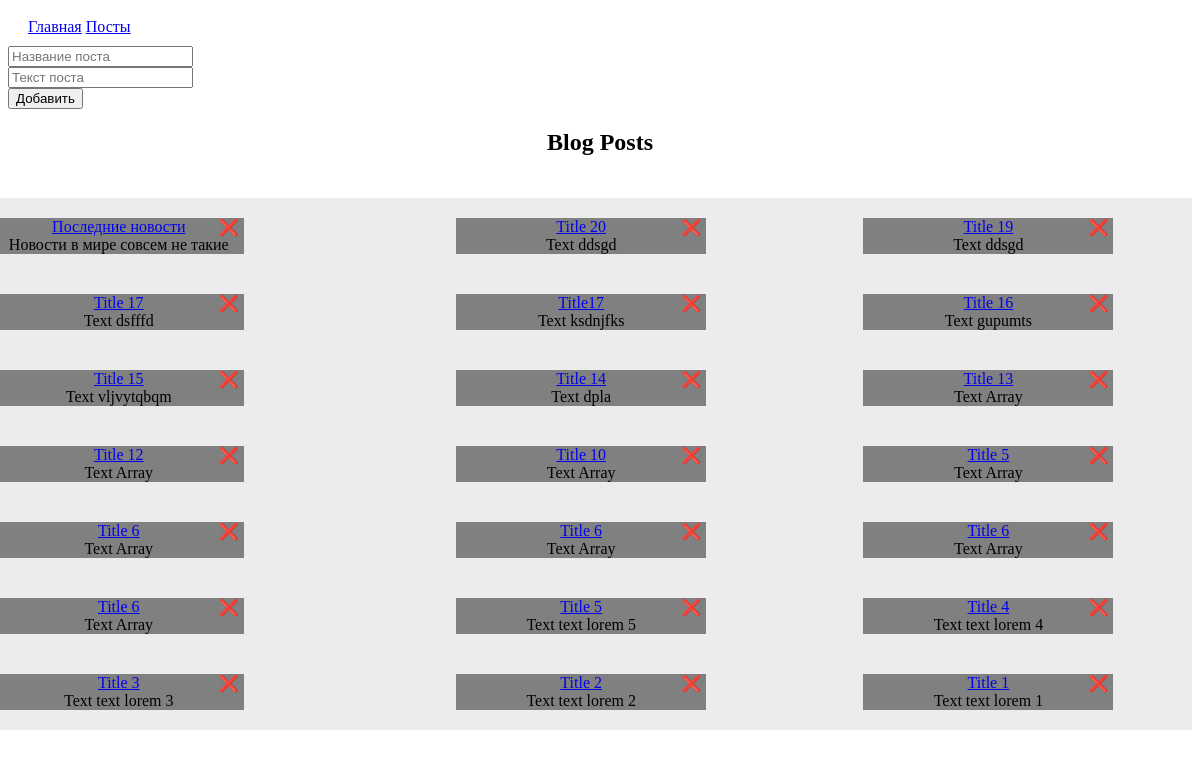
Before: / with the older database file.
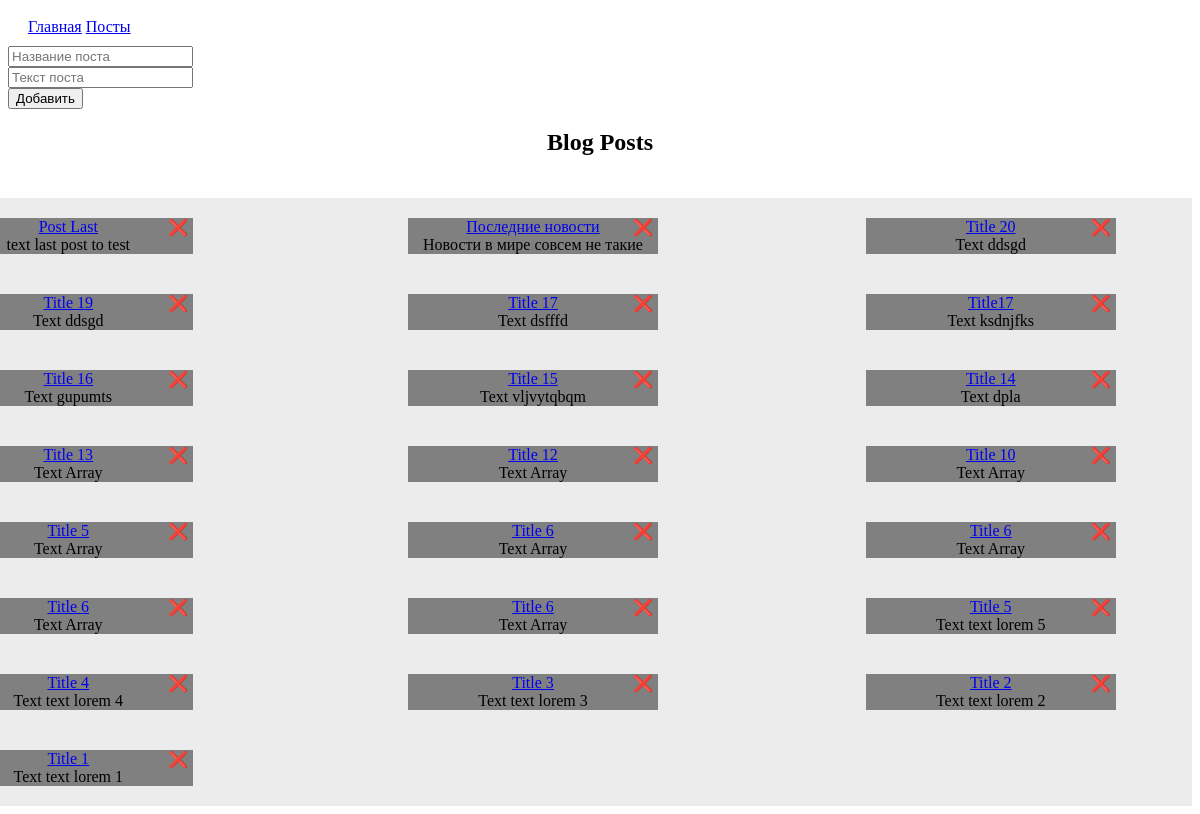
After: the same page with the newer database file.
### tables this page shows
CREATE TABLE `posts` (
	`id` INTEGER  PRIMARY KEY AUTOINCREMENT UNIQUE,
	`title` TEXT NOT NULL,
	`text` TEXT NOT NULL,
	`id_category` INTEGER,
	FOREIGN KEY(`id_category`) REFERENCES `categories`(`id`) ON DELETE RESTRICT);

### src/Model/Post.php (called while the page is built, shortened)
<?php
class Post extends Model
{
    protected static function getTableName():string
    {
        return "posts";
    }
}

### src/Model/DbModel.php (called while the page is built, shortened)
<?php
abstract class DbModel implements IModel
{
    public static function getAll()
    {
        $table = static::getTableName();
        $sql = "SELECT * FROM $table ORDER BY id DESC";
        return DataBase::getInstance()->queryAll($sql);
    }
}

### src/traits/TSingletone.php (called while the page is built, shortened)
<?php
trait TSingletone
{
    private static ?DataBase $instance = null;
    public static function getInstance()
    {
        if (is_null(static::$instance)) {
            static::$instance = new static();
        }
        return static::$instance;
    }
}

### src/core/DataBase.php (called while the page is built, shortened)
<?php
class DataBase
{
    private array $config = [
        'driver' => 'sqlite',
        'host' => 'localhost',
        'login' => '',
        'password' => '',
        'database' => 'database.db'
    ];
    private ?PDO $connection = null;
    private function getConnection(): PDO
    {
        if (is_null($this->connection)) {
            $this->connection = new PDO("{$this->config['driver']}:../{$this->config['database']}");
            $this->connection->setAttribute(PDO::ATTR_DEFAULT_FETCH_MODE, PDO::FETCH_ASSOC);
        }
        return $this->connection;
    }
    private function query(string $sql, array $params = []): PDOStatement
    {
        $pdoStatement = $this->getConnection()->prepare($sql);
        $pdoStatement->execute($params);
        return $pdoStatement;
    }
    public function queryAll($sql): bool|array
    {
        return $this->query($sql)->fetchAll();
    }
}

### src/core/Render.php (called while the page is built, shortened)
<?php
class Render implements IRender
{
    public function renderTemplate($template, $params = []): string
    {
        extract($params);
        include '../src/views/' . $template . ".php";
        return ob_get_clean();
    }
}

### src/views/posts/index.php (the view, shortened to what this page needs)
<!DOCTYPE html>
<html lang="en">
<head>
</head>
<body>
    <form action="/?c=posts&a=save" method="post">
        <input type="text" name="title" placeholder="Название поста" /><?= $message ?><br />
        <input type="text" name="text" placeholder="Текст поста" /><br />
        <input type="submit" value="Добавить" />
    </form>
    <section style="text-align: center;
                    margin-top: 0;
                    margin-bottom: 0;">
        <h1>Blog Posts</h1>
        <div style="margin: 42px auto 0 calc(((100% - 1480px) / 2));
                    display: grid;
                    grid-template-columns: repeat(3, auto);
                    min-height: 100%;
                    background-color: #ececec;">
            <?php foreach ($posts as $post): ?>
                <div class="u-carousel-duration-750 u-carousel-right u-gallery u-layout-grid u-lightbox u-show-text-always u-thumbnails-position-bottom u-gallery-1" id="carousel-49c1" data-pswp-uid="1">
                    <div style=" text-align: center; background: grey; height: auto; max-width: 250px; margin: 20px auto">
                        <div style="display:inline; position:relative;">
                            <a href="/?c=posts&a=show&id=<?= $post['id'] ?>">
                                <span><?= $post['title'] ?></span>
                            </a>
                            <a href="/?c=posts&a=delete&id=<?= $post['id'] ?>">
                                <span style="position:absolute; padding:0 5px; right:0;">❌</span>
                            </a>
                            <div class="u-align-center u-over-slide u-over-slide-1">
                                <span><?= $post['text'] ?></span>
                            </div>
                        </div>
                    </div>
                </div>
            <?php endforeach; ?>
        </div>
    </section>
</body>
</html>

### public/index.php (shortened to what this page needs)
<?php
$controllerName = $_GET["c"] ?? 'posts';
$actionName = $_GET["a"] ?? 'index';
$controllerClass = "Sergey\\Oop\\controllers\\"  . ucfirst($controllerName) . "Controller";;
try {
    if (class_exists($controllerClass)) {
        $controller = new $controllerClass(new Render());
        $controller->runAction($actionName);
    } else {
        throw new Exception("Нет такого контроллера");
    }
} catch (Exception $ex) {
    echo $ex->getMessage();
}

### src/controllers/Controller.php (shortened to what this page needs)
<?php
abstract class Controller
{
    protected IRender $render;
    public function __construct(IRender $render)
    {
        $this->render = $render;
    }
    public function runAction($action)
    {
        $method = "action" . ucfirst($action);
        if (method_exists($this, $method)) {
            $this->$method();
        } else {
            echo "404!!! -> Нет такого ACtion";
        }
    }
    public function render($template, $params = []): string
    {
        return $this->renderTemplate('layouts/main', [
            'menu' => $this->renderTemplate('menu'),
            'content' => $this->renderTemplate($template, $params)
        ]);
    }
    public function renderTemplate($template, $params = [])
    {
        return $this->render->renderTemplate($template, $params);
    }
}

### src/controllers/PostsController.php (shortened to what this page needs)
<?php
class PostsController extends Controller
{
    public function actionIndex()
    {
        $posts = Post::getAll();
        $message = $_SESSION['message'] ?? null;
        echo $this->render('posts/index', [
            'posts' => $posts,
            'message' => $message
        ]);
    }
}

### src/views/menu.php
<a href="/">Главная</a>
<a href="/?c=posts">Посты</a>

### src/views/layouts/main.php (shortened to what this page needs)
<!DOCTYPE html>
<html lang="en">
<head>
</head>
<body>
    <div style="padding: 10px 20px;">
        <?= $menu ?>
    </div>
    <?= $content ?>
</body>
</html>

Changed rows visible on the page:
added posts: title "Post Last", text "text last post to test"
